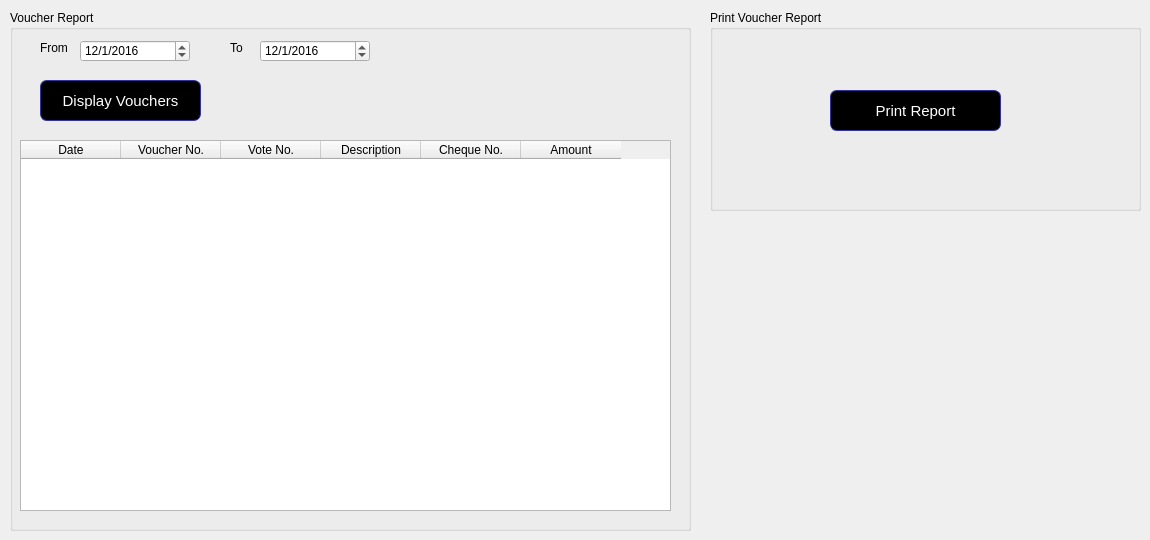
      <widget class="QWidget" name="tab_16">
       <attribute name="title">
        <string>Voucher Report</string>
       </attribute>
       <widget class="QGroupBox" name="groupBox_43">
        <property name="geometry">
         <rect>
          <x>10</x>
          <y>10</y>
          <width>681</width>
          <height>521</height>
         </rect>
        </property>
        <property name="title">
         <string>Voucher Report</string>
        </property>
        <widget class="QDateEdit" name="dateEdit_17">
         <property name="geometry">
          <rect>
           <x>70</x>
           <y>30</y>
           <width>110</width>
           <height>22</height>
          </rect>
         </property>
         <property name="dateTime">
          <datetime>
           <hour>0</hour>
           <minute>0</minute>
           <second>0</second>
           <year>2016</year>
           <month>1</month>
           <day>12</day>
          </datetime>
         </property>
         <property name="displayFormat">
          <string>d/M/yyyy</string>
         </property>
        </widget>
        <widget class="QLabel" name="label_137">
         <property name="geometry">
          <rect>
           <x>30</x>
           <y>30</y>
           <width>41</width>
           <height>16</height>
          </rect>
         </property>
         <property name="text">
          <string>From</string>
         </property>
        </widget>
        <widget class="QLabel" name="label_138">
         <property name="geometry">
          <rect>
           <x>220</x>
           <y>30</y>
           <width>31</width>
           <height>16</height>
          </rect>
         </property>
         <property name="text">
          <string>To</string>
         </property>
        </widget>
        <widget class="QDateEdit" name="dateEdit_22">
         <property name="geometry">
          <rect>
           <x>250</x>
           <y>30</y>
           <width>110</width>
           <height>22</height>
          </rect>
         </property>
         <property name="dateTime">
          <datetime>
           <hour>0</hour>
           <minute>0</minute>
           <second>0</second>
           <year>2016</year>
           <month>1</month>
           <day>12</day>
          </datetime>
         </property>
         <property name="displayFormat">
          <string>d/M/yyyy</string>
         </property>
        </widget>
        <widget class="QPushButton" name="pushButton_45">
         <property name="geometry">
          <rect>
           <x>30</x>
           <y>70</y>
           <width>161</width>
           <height>41</height>
          </rect>
         </property>
         <property name="styleSheet">
          <string notr="true">QPushButton:hover {
color: black;
background-color: grey;
border-width: 1px;
border-color: #339;
border-style: solid;
border-radius: 7;
padding: 3px;
font-size: 15px;
padding-left: 5px;
padding-right: 5px;
}
QPushButton {
color: white;
background-color: QLinearGradient( );
border-width: 1px;
border-color: #339;
border-style: solid;
border-radius: 7;
padding: 3px;
font-size: 15px;
padding-left: 5px;
padding-right: 5px;

}</string>
         </property>
         <property name="text">
          <string>Display Vouchers</string>
         </property>
        </widget>
        <widget class="QTableWidget" name="tableWidget_20">
         <property name="geometry">
          <rect>
           <x>10</x>
           <y>130</y>
           <width>651</width>
           <height>371</height>
          </rect>
         </property>
         <column>
          <property name="text">
           <string>Date</string>
          </property>
         </column>
         <column>
          <property name="text">
           <string>Voucher No.</string>
          </property>
         </column>
         <column>
          <property name="text">
           <string>Vote No.</string>
          </property>
         </column>
         <column>
          <property name="text">
           <string>Description</string>
          </property>
         </column>
         <column>
          <property name="text">
           <string>Cheque No.</string>
          </property>
         </column>
         <column>
          <property name="text">
           <string>Amount</string>
          </property>
         </column>
        </widget>
       </widget>
       <widget class="QGroupBox" name="groupBox_44">
        <property name="geometry">
         <rect>
          <x>710</x>
          <y>10</y>
          <width>431</width>
          <height>201</height>
         </rect>
        </property>
        <property name="title">
         <string>Print Voucher Report</string>
        </property>
        <widget class="QPushButton" name="pushButton_46">
         <property name="geometry">
          <rect>
           <x>120</x>
           <y>80</y>
           <width>171</width>
           <height>41</height>
          </rect>
         </property>
         <property name="styleSheet">
          <string notr="true">QPushButton:hover {
color: black;
background-color: grey;
border-width: 1px;
border-color: #339;
border-style: solid;
border-radius: 7;
padding: 3px;
font-size: 15px;
padding-left: 5px;
padding-right: 5px;
}
QPushButton {
color: white;
background-color: QLinearGradient( );
border-width: 1px;
border-color: #339;
border-style: solid;
border-radius: 7;
padding: 3px;
font-size: 15px;
padding-left: 5px;
padding-right: 5px;

}</string>
         </property>
         <property name="text">
          <string>Print Report</string>
         </property>
        </widget>
       </widget>
      </widget>
